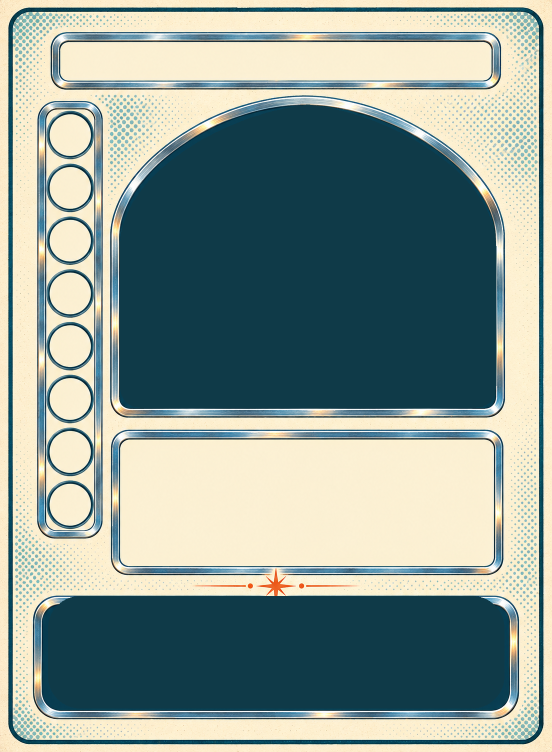
#> input picture generation-ship/art/source/retro/card_frame_v4a_exact.png, 1104 x 1504 px (shown at 1/2 size)
$ python -i table_mockup.py   (imports and definitions only)
#> lines starting #> are read from the running program, lines starting #| are printed output that depends on the picture; after the words box and inside, x2 and y2 are one past the last pixel; in counts of white or black regions, pixels touching at a corner belong together
### generation-ship/tools/house_boards.py
"""Typeset the house boards: house data (data/houses.json) set into the blank panels of the Retro
house-board art, in the style guide's fonts (Righteous for titles, Josefin Sans for text).

    python3 tools/house_boards.py   -> art/source/retro/house_<id>_typeset.png

The panels are found in each image, not hard-coded: cream regions are labelled, then sorted into
the name banner (top), the three growth cards (a row of equal rectangles), the special-rules panel
(the largest), the track sockets (two rows of small squares) and the two innate panels (wide, at
the bottom), with the small threshold circles inside them. Effect wording comes from VERB in
src/print/print.js, so the boards match the print-and-play cards.
"""
import json
import re
from collections import deque
from pathlib import Path

import sys

from PIL import Image, ImageDraw, ImageFont

sys.path.insert(0, str(Path(__file__).resolve().parent))

ROOT = Path(__file__).resolve().parent.parent
SRC = ROOT / "art" / "source" / "retro"
FONTS = ROOT / "art" / "fonts"
TEAL, TANGERINE, INK = "#0F3A48", "#C9482A", "#203038"
GUILD_ABBR = {"Engineers": "Eng", "Navigators": "Nav", "Bureaucrats": "Bur", "Farmers": "Far", "Medics": "Med",
              "Laborers": "Lab", "Keepers": "Kee", "Scholars": "Sch"}


def title_font(px):
    return ImageFont.truetype(str(FONTS / "Righteous-Regular.ttf"), px)


# [7 lines left out: function text_font, not called in this run]


def verbs():
    # The wording of print-and-play's old text table, if it is still there (src/print is the rules
    # session's; it now sets icons), else a minimal built-in set. Only the v1 boards use this text.
    js = (ROOT / "src" / "print" / "print.js").read_text()
    v = {}
    if "const VERB = {" in js:
        block = js[js.index("const VERB = {"):js.index("};", js.index("const VERB = {"))]
        v = dict(re.findall(r'(\w+): "([^"]*)"', block))
    v.update({k: s for k, s in {"damage": "{n} damage", "brace": "Brace {n}", "gather_crew": "gather {n} Crew", "lockout": "Lockout",
                                 "patch": "Patch", "purpose": "+{n} Purpose"}.items() if k not in v})
    v.update({"brace_each_haven": "Brace {n} at each Haven", "fast_play": "+{n} fast play", "extra_draw": "draw +{n}",
              "credits": "+{n} credits", "place_influence_from_track": "place {n} influence"})
    return v


VERB = verbs()


def fx(effects):
    return "; ".join(VERB.get(k, k.replace("_", " ")).replace("{n}", str(n)) for k, n in effects.items())


# --- finding the panels ---------------------------------------------------------------------------
# [240 lines left out: functions regions, layout, wrap, block, slot_label, typeset and 4 more, not called in this run]


# [3 lines that do not run on import are left out]

### generation-ship/tools/table_mockup.py
"""A mid-game table mock-up pieced together from the Retro concept art (no image model involved).

    python3 tools/table_mockup.py   -> art/mockups/retro_table_midgame.png (+ _preview.png)

Everything is placed to scale (6 px per mm) from the game's own data: two boards docked in the
"pair" layout of data/boards.json, the Wall of Leaders with retired leaders in its master windows,
the Dawn / Day / Dusk conveyor, two house boards with hands, and tokens on sections and in the
supply. The state shown is illustrative, not a simulated game. Uses Pillow; one core.
"""
import json
import math
import random
import sys
from pathlib import Path

from PIL import Image, ImageChops, ImageDraw, ImageEnhance, ImageFilter, ImageFont

sys.path.insert(0, str(Path(__file__).resolve().parent))
import retro_templates as rt  # noqa: E402
import conveyor_mockups  # noqa: E402
import house_boards  # noqa: E402
import event_cards  # noqa: E402
import icon_type as it  # noqa: E402
import icons  # noqa: E402

ROOT = Path(__file__).resolve().parent.parent
SRC = ROOT / "art" / "source" / "retro"
OUT = ROOT / "art" / "mockups"
PX = 6                                # px per mm on the table
CARD_FRAME = "card_frame_v4a_exact.png"   # people cards: the frame with the guild column (Retro batch 8)
TABLE = (900, 640)                    # mm
FONT_B = str(ROOT / "art" / "fonts" / "Righteous-Regular.ttf")          # style guide: titles
FONT = str(ROOT / "art" / "fonts" / "JosefinSans[wght].ttf")            # style guide: body text
rng = random.Random(7)                # fixed: the mock-up is reproducible


# [8 lines left out: function jfont, not called in this run]


def mm(v):
    return round(v * PX)


def font(path, size_mm):
    return ImageFont.truetype(path, max(8, round(size_mm * PX * 4)))   # pieces are drawn at 4x scale


# --- cut-outs ------------------------------------------------------------------------------------
def cutout(path, thresh=38):
    """A token on a plain cream background -> RGBA, background flood-filled away from the corners."""
#> called with thresh = 38
    im = Image.open(path).convert("RGB")
#> im is the input picture: PIL image 1104x1504 RGB; mean R, G, B 139, 154.6, 147.2
    key = (255, 0, 255)
    work = im.copy()
    for c in ((0, 0), (im.width - 1, 0), (0, im.height - 1), (im.width - 1, im.height - 1)):
        ImageDraw.floodfill(work, c, key, thresh=thresh)
    alpha = Image.eval(ImageChops.difference(work, Image.new("RGB", im.size, key)).convert("L"), lambda v: 255 if v > 0 else 0)
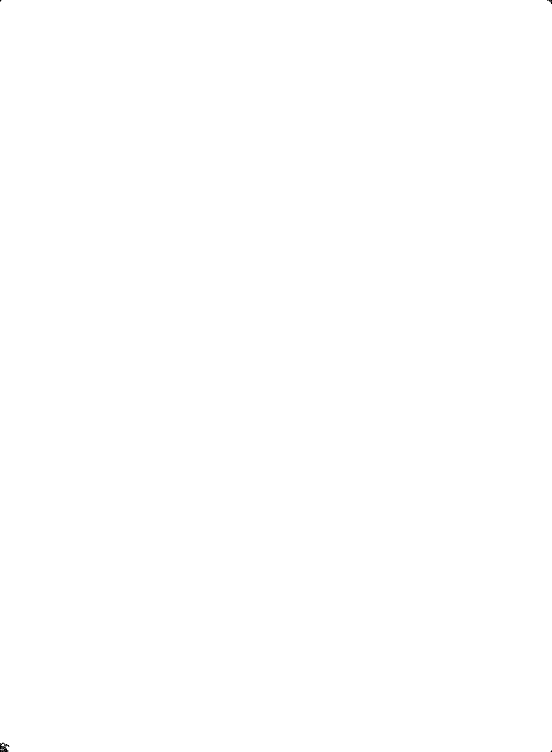
#> alpha: PIL image 1104x1504 L (shown at 1/2 size); 100% white; 4 black regions (2 under 20 px), largest, box (x1, y1, x2, y2) and area: (0, 1485, 19, 1504) 192, (1094, 0, 1104, 8) 33
    alpha = alpha.filter(ImageFilter.MinFilter(3)).filter(ImageFilter.GaussianBlur(1))
    out = im.convert("RGBA")
    out.putalpha(alpha)
    return out.crop(alpha.getbbox())


# [14 lines left out: function split_row, not called in this run]


def sized(im, w_mm):
    w = mm(w_mm)
    return im.resize((w, max(1, round(im.height * w / im.width))), Image.LANCZOS)


# --- people cards ---------------------------------------------------------------------------------
# [6 lines left out: function window_mask, not called in this run]


def plaque_box(ox, oy, s):
    x, y = (ox + rt.CARD_PLAQUE[0]) * s, (oy + rt.CARD_PLAQUE[1]) * s
    return (x, y, x + rt.PLAQUE_W * s, y + rt.PLAQUE_H * s)


# [282 lines left out: functions portrait_into, wrap, people_card, legacy_text, round_corners, card_back and 6 more, not called in this run]


# [2 lines not run here, left out]

>>> result = cutout('../art/source/retro/card_frame_v4a_exact.png')
